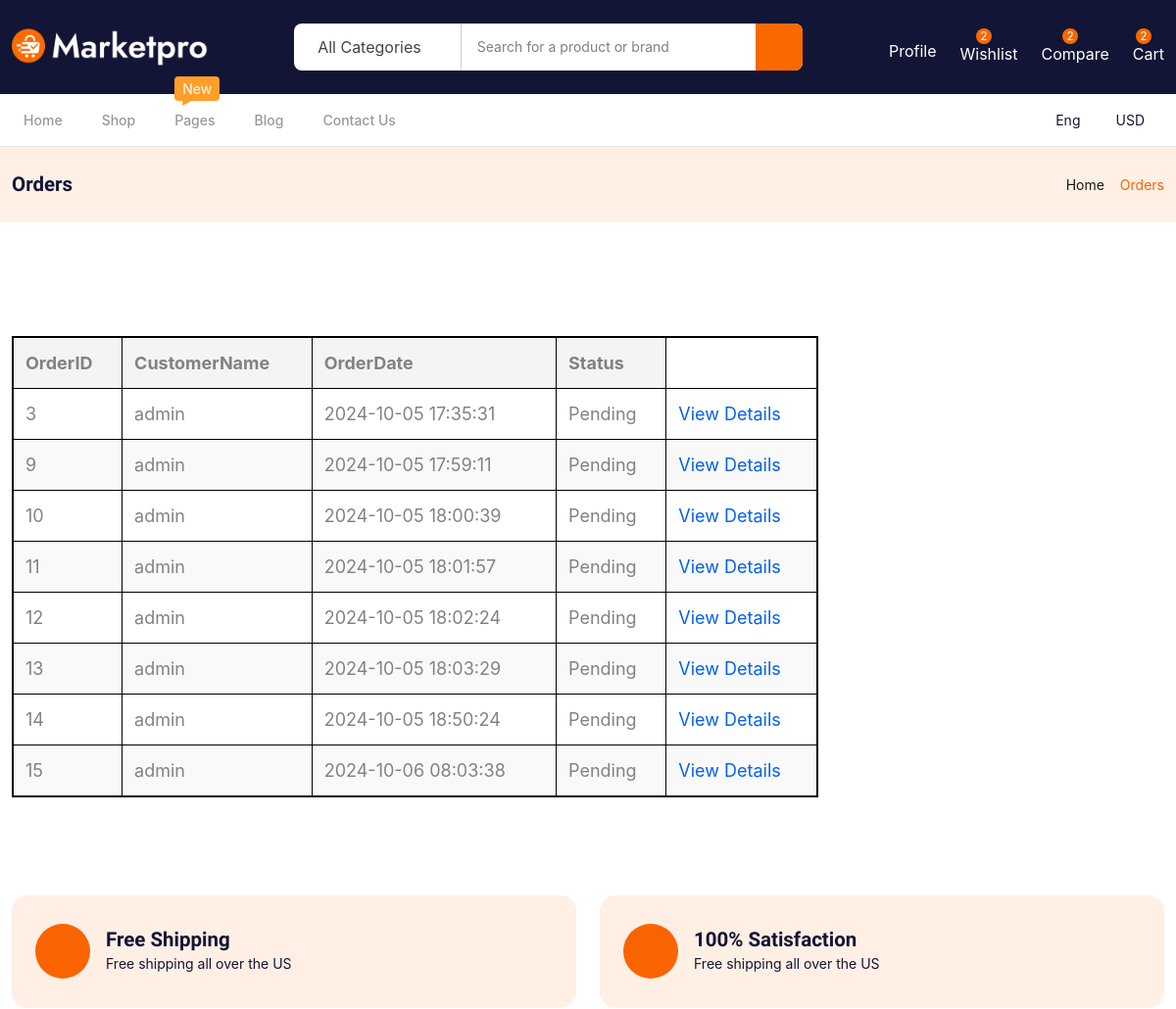
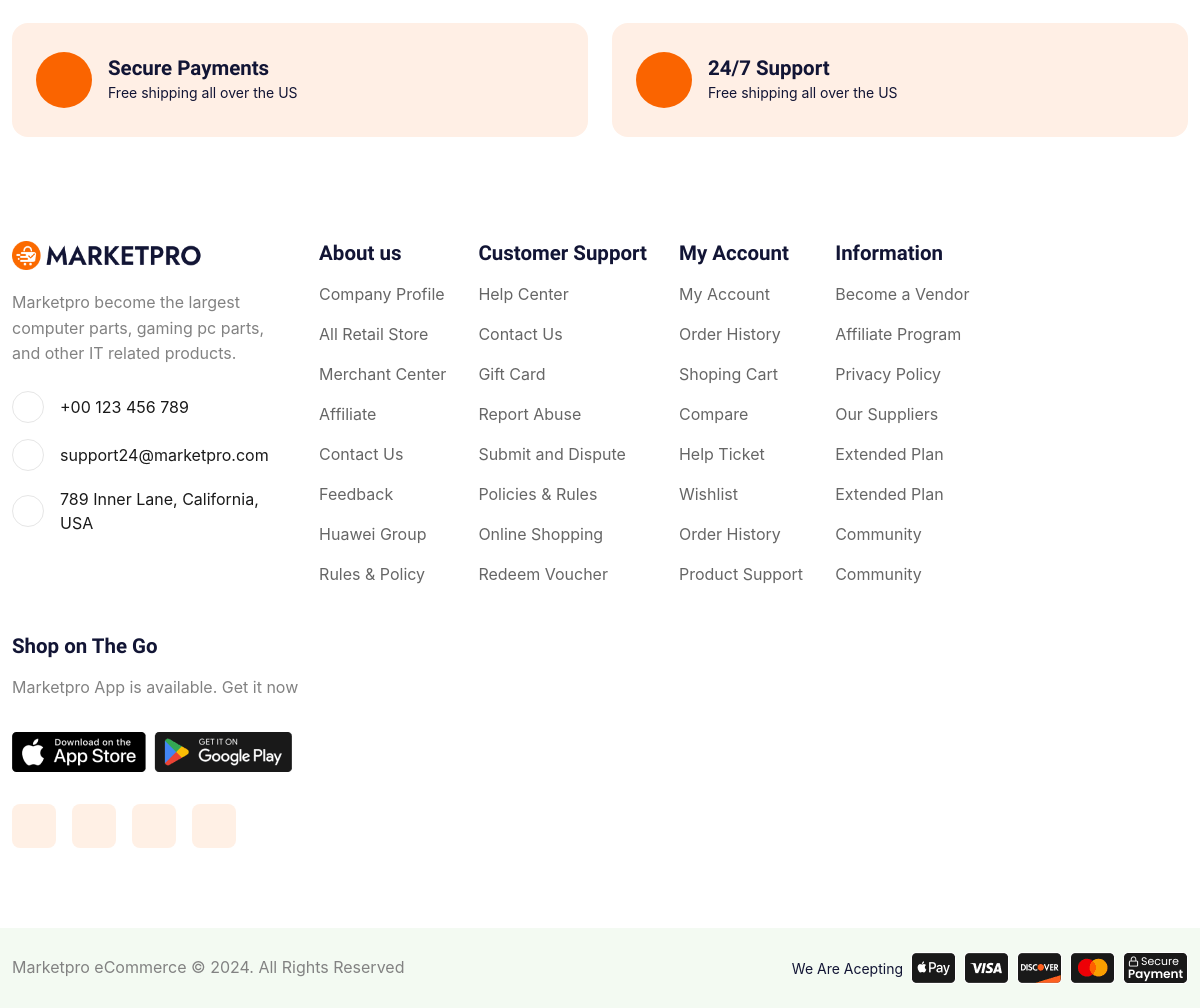
The page /orders.php?action=read-history (signed in) on the database its author committed (2 pictures, top to bottom).
### tables this page shows
CREATE TABLE `orders` (
  `OrderID` int(11) NOT NULL,
  `CustomerID` int(11) DEFAULT NULL,
  `OrderDate` datetime DEFAULT current_timestamp(),
  `Status` enum('Pending','Shipped','Delivered','Cancelled') NOT NULL
);

CREATE TABLE `users` (
  `UserID` int(11) NOT NULL,
  `UserName` varchar(255) NOT NULL,
  `Email` varchar(255) NOT NULL,
  `PasswordHash` varchar(255) NOT NULL,
  `Role` enum('Admin','Customer') NOT NULL,
  `Phone` varchar(20) DEFAULT NULL,
  `Address` varchar(255) DEFAULT NULL,
  `CreatedAt` datetime DEFAULT current_timestamp()
);

### orders.php (the view, shortened to what the rows shown need)
<?php
include('includes/config.php');
?>
<!DOCTYPE html>
<html lang="en" class="color-two">
<head>
    <link rel="stylesheet" href="assets/css/bootstrap.min.css">
    <link rel="stylesheet" href="assets/css/select2.min.css">
    <link rel="stylesheet" href="assets/css/slick.css">
    <link rel="stylesheet" href="assets/css/jquery-ui.css">
    <link rel="stylesheet" href="assets/css/main.css">
</head>
<body>
 <section class="checkout py-80">
    <div class="container container-lg">
<?php
  if(isset($_GET['action']) && $_GET['action'] == 'read-history' && !isset($_GET['orderid'])){
      $sql= "SELECT * FROM `orders` join users on users.UserID = orders.CustomerID Where orders.CustomerID = " . $_SESSION['Userid'];
      $result = $conn->query($sql);
      echo <<<EOT
      <table>
      <thead>
          <tr>
              <th>OrderID</th>
              <th>CustomerName</th>
              <th>OrderDate</th>
              <th>Status</th>
          </tr>
      </thead>
      <tbody>
  EOT;
      while($row = $result->fetch_assoc()){
        $OrderID= $row['OrderID'];
        $CustomerName = $row['UserName'];
        $date = $row['OrderDate'];
        $status = $row['Status'];
       echo <<<EOT
            <tr>
                <td> $OrderID</td>
                <td>$CustomerName</td>
                <td>$date</td>
                <td>$status</td>
                <td><a href="./orders.php?action=read-history&orderid=$OrderID">View Details</a>
            </tr>
       EOT;
      }
      echo "</tbody>
      </table>"   ;
}
?>
    </div>
 </section>
    </body>
</html>

### rows shown on the page
orders: OrderID "3", CustomerID.UserName "admin", OrderDate "2024-10-05 17:35:31", Status "Pending"
orders: OrderID "9", CustomerID.UserName "admin", OrderDate "2024-10-05 17:59:11", Status "Pending"
orders: OrderID "10", CustomerID.UserName "admin", OrderDate "2024-10-05 18:00:39", Status "Pending"
orders: OrderID "11", CustomerID.UserName "admin", OrderDate "2024-10-05 18:01:57", Status "Pending"
orders: OrderID "12", CustomerID.UserName "admin", OrderDate "2024-10-05 18:02:24", Status "Pending"
orders: OrderID "13", CustomerID.UserName "admin", OrderDate "2024-10-05 18:03:29", Status "Pending"
orders: OrderID "14", CustomerID.UserName "admin", OrderDate "2024-10-05 18:50:24", Status "Pending"
orders: OrderID "15", CustomerID.UserName "admin", OrderDate "2024-10-06 08:03:38", Status "Pending"
